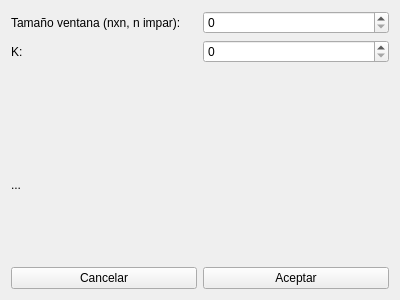
<?xml version="1.0" encoding="UTF-8"?>
<ui version="4.0">
 <class>FVecinos</class>
 <widget class="QWidget" name="FVecinos">
  <property name="geometry">
   <rect>
    <x>0</x>
    <y>0</y>
    <width>400</width>
    <height>300</height>
   </rect>
  </property>
  <property name="windowTitle">
   <string>Form</string>
  </property>
  <layout class="QVBoxLayout" name="verticalLayout">
   <item>
    <layout class="QHBoxLayout" name="horizontalLayout">
     <item>
      <widget class="QLabel" name="label">
       <property name="text">
        <string>Tamaño ventana (nxn, n impar): </string>
       </property>
      </widget>
     </item>
     <item>
      <widget class="QSpinBox" name="spinBoxTam"/>
     </item>
    </layout>
   </item>
   <item>
    <layout class="QHBoxLayout" name="horizontalLayout_2">
     <item>
      <widget class="QLabel" name="label_2">
       <property name="text">
        <string>K: </string>
       </property>
      </widget>
     </item>
     <item>
      <widget class="QSpinBox" name="spinBoxK"/>
     </item>
    </layout>
   </item>
   <item>
    <spacer name="verticalSpacer">
     <property name="orientation">
      <enum>Qt::Vertical</enum>
     </property>
     <property name="sizeType">
      <enum>QSizePolicy::Fixed</enum>
     </property>
     <property name="sizeHint" stdset="0">
      <size>
       <width>20</width>
       <height>40</height>
      </size>
     </property>
    </spacer>
   </item>
   <item>
    <widget class="QLabel" name="labelTerminado">
     <property name="text">
      <string>...</string>
     </property>
    </widget>
   </item>
   <item>
    <layout class="QHBoxLayout" name="horizontalLayout_3">
     <item>
      <widget class="QPushButton" name="ButtonCancelar">
       <property name="text">
        <string>Cancelar</string>
       </property>
      </widget>
     </item>
     <item>
      <widget class="QPushButton" name="ButtonAceptar">
       <property name="text">
        <string>Aceptar</string>
       </property>
      </widget>
     </item>
    </layout>
   </item>
  </layout>
 </widget>
 <resources/>
 <connections/>
</ui>
